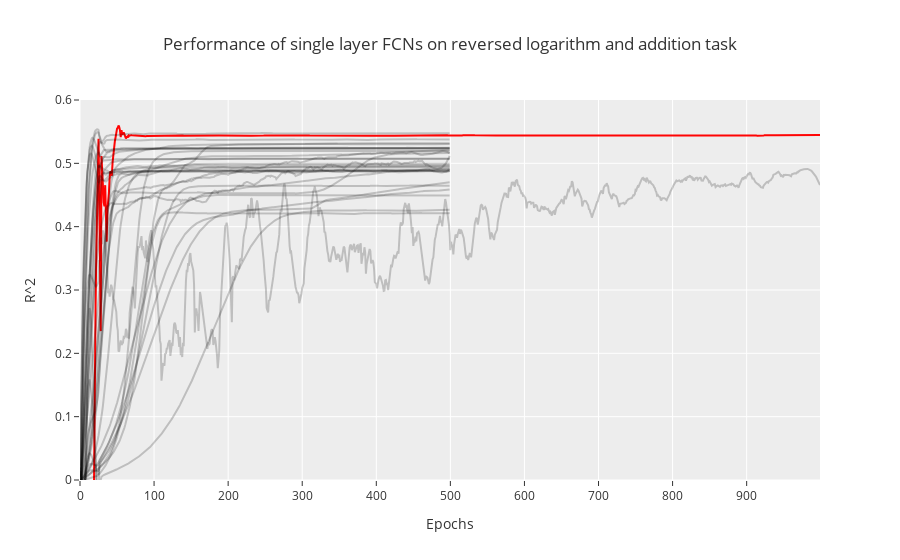

The code cell stored with this chart in its notebook:
### Code cell
import plotly.graph_objects as go
from scipy import signal

f2_all = get_json_logs(DIRS[2])
f2_all += get_json_logs(DIRS[1])
f2_all += get_json_logs(DIRS[3])


fig = go.Figure()

for f in f2_all:
    model_name = f['config_name'].split('-')[-1]

    line_color = "rgba(0,0,0,0.2)"
    if model_name == '50000_nodes_lr_0_001': line_color = "rgba(255,4,4,1)"
    fig.add_trace(
      go.Scatter(y=signal.savgol_filter(f['r2'], 51, 4),
                mode='lines',
                name=model_name,
                hovertemplate =
                  'R^2: %{y:.2f}<br>' +
                  'Epoch: %{x}<br>' +
                  'Highest mutiplicant: 100',
                line=dict(
                  color=line_color,   
                ),
                showlegend=False)
    )

fig.update_layout(
    title="Performance of single layer FCNs on reversed logarithm and addition task",
    xaxis_title="Epochs",
    yaxis_title="R^2",
    # legend_title="Model",
    yaxis_range=[0.0, 0.6],
    template="ggplot2"
)

fig.show()
fig.write_html("r2_plot_single_layer.html")

### Figure 1 — Plotly figure (JSON) as saved in the notebook; plotly's stock layout.template omitted (floating-point values rounded to 4 significant figures; data arrays with more than 128 entries replaced by an {"elided": "..."} marker saying what was removed)
{"data": [{"hovertemplate": "R^2: %{y:.2f}<br>Epoch: %{x}<br>Highest mutiplicant: 100", "line": {"color": "rgba(255,4,4,1)"}, "mode": "lines", "name": "50000_nodes_lr_0_001", "showlegend": false, "type": "scatter", "y": {"elided": "1000 float values"}}, {"hovertemplate": "R^2: %{y:.2f}<br>Epoch: %{x}<br>Highest mutiplicant: 100", "line": {"color": "rgba(0, 0, 0, 0.2)"}, "mode": "lines", "name": "50000_nodes_lr_0_0001", "showlegend": false, "type": "scatter", "y": {"elided": "1000 float values"}}, {"hovertemplate": "R^2: %{y:.2f}<br>Epoch: %{x}<br>Highest mutiplicant: 100", "line": {"color": "rgba(0, 0, 0, 0.2)"}, "mode": "lines", "name": "10_nodes", "showlegend": false, "type": "scatter", "y": {"elided": "500 float values"}}, {"hovertemplate": "R^2: %{y:.2f}<br>Epoch: %{x}<br>Highest mutiplicant: 100", "line": {"color": "rgba(0, 0, 0, 0.2)"}, "mode": "lines", "name": "20_nodes", "showlegend": false, "type": "scatter", "y": {"elided": "500 float values"}}, {"hovertemplate": "R^2: %{y:.2f}<br>Epoch: %{x}<br>Highest mutiplicant: 100", "line": {"color": "rgba(0, 0, 0, 0.2)"}, "mode": "lines", "name": "50_nodes", "showlegend": false, "type": "scatter", "y": {"elided": "500 float values"}}, {"hovertemplate": "R^2: %{y:.2f}<br>Epoch: %{x}<br>Highest mutiplicant: 100", "line": {"color": "rgba(0, 0, 0, 0.2)"}, "mode": "lines", "name": "100_nodes", "showlegend": false, "type": "scatter", "y": {"elided": "500 float values"}}, {"hovertemplate": "R^2: %{y:.2f}<br>Epoch: %{x}<br>Highest mutiplicant: 100", "line": {"color": "rgba(0, 0, 0, 0.2)"}, "mode": "lines", "name": "500_nodes", "showlegend": false, "type": "scatter", "y": {"elided": "500 float values"}}, {"hovertemplate": "R^2: %{y:.2f}<br>Epoch: %{x}<br>Highest mutiplicant: 100", "line": {"color": "rgba(0, 0, 0, 0.2)"}, "mode": "lines", "name": "1000_nodes", "showlegend": false, "type": "scatter", "y": {"elided": "500 float values"}}, {"hovertemplate": "R^2: %{y:.2f}<br>Epoch: %{x}<br>Highest mutiplicant: 100", "line": {"color": "rgba(0, 0, 0, 0.2)"}, "mode": "lines", "name": "10_10_nodes_0_0001", "showlegend": false, "type": "scatter", "y": {"elided": "500 float values"}}, {"hovertemplate": "R^2: %{y:.2f}<br>Epoch: %{x}<br>Highest mutiplicant: 100", "line": {"color": "rgba(0, 0, 0, 0.2)"}, "mode": "lines", "name": "10_50_nodes_0_0001", "showlegend": false, "type": "scatter", "y": {"elided": "500 float values"}}, {"hovertemplate": "R^2: %{y:.2f}<br>Epoch: %{x}<br>Highest mutiplicant: 100", "line": {"color": "rgba(0, 0, 0, 0.2)"}, "mode": "lines", "name": "10_100_nodes_0_0001", "showlegend": false, "type": "scatter", "y": {"elided": "500 float values"}}, {"hovertemplate": "R^2: %{y:.2f}<br>Epoch: %{x}<br>Highest mutiplicant: 100", "line": {"color": "rgba(0, 0, 0, 0.2)"}, "mode": "lines", "name": "10_500_nodes_0_0001", "showlegend": false, "type": "scatter", "y": {"elided": "500 float values"}}, {"hovertemplate": "R^2: %{y:.2f}<br>Epoch: %{x}<br>Highest mutiplicant: 100", "line": {"color": "rgba(0, 0, 0, 0.2)"}, "mode": "lines", "name": "10_1000_nodes_0_0001", "showlegend": false, "type": "scatter", "y": {"elided": "500 float values"}}, {"hovertemplate": "R^2: %{y:.2f}<br>Epoch: %{x}<br>Highest mutiplicant: 100", "line": {"color": "rgba(0, 0, 0, 0.2)"}, "mode": "lines", "name": "50_10_nodes_0_0001", "showlegend": false, "type": "scatter", "y": {"elided": "500 float values"}}, {"hovertemplate": "R^2: %{y:.2f}<br>Epoch: %{x}<br>Highest mutiplicant: 100", "line": {"color": "rgba(0, 0, 0, 0.2)"}, "mode": "lines", "name": "50_50_nodes_0_0001", "showlegend": false, "type": "scatter", "y": {"elided": "500 float values"}}, {"hovertemplate": "R^2: %{y:.2f}<br>Epoch: %{x}<br>Highest mutiplicant: 100", "line": {"color": "rgba(0, 0, 0, 0.2)"}, "mode": "lines", "name": "50_100_nodes_0_0001", "showlegend": false, "type": "scatter", "y": {"elided": "500 float values"}}, {"hovertemplate": "R^2: %{y:.2f}<br>Epoch: %{x}<br>Highest mutiplicant: 100", "line": {"color": "rgba(0, 0, 0, 0.2)"}, "mode": "lines", "name": "50_500_nodes_0_0001", "showlegend": false, "type": "scatter", "y": {"elided": "500 float values"}}, {"hovertemplate": "R^2: %{y:.2f}<br>Epoch: %{x}<br>Highest mutiplicant: 100", "line": {"color": "rgba(0, 0, 0, 0.2)"}, "mode": "lines", "name": "50_1000_nodes_0_0001", "showlegend": false, "type": "scatter", "y": {"elided": "500 float values"}}, {"hovertemplate": "R^2: %{y:.2f}<br>Epoch: %{x}<br>Highest mutiplicant: 100", "line": {"color": "rgba(0, 0, 0, 0.2)"}, "mode": "lines", "name": "100_10_nodes_0_0001", "showlegend": false, "type": "scatter", "y": {"elided": "500 float values"}}, {"hovertemplate": "R^2: %{y:.2f}<br>Epoch: %{x}<br>Highest mutiplicant: 100", "line": {"color": "rgba(0, 0, 0, 0.2)"}, "mode": "lines", "name": "100_50_nodes_0_0001", "showlegend": false, "type": "scatter", "y": {"elided": "500 float values"}}, {"hovertemplate": "R^2: %{y:.2f}<br>Epoch: %{x}<br>Highest mutiplicant: 100", "line": {"color": "rgba(0, 0, 0, 0.2)"}, "mode": "lines", "name": "100_100_nodes_0_0001", "showlegend": false, "type": "scatter", "y": {"elided": "500 float values"}}, {"hovertemplate": "R^2: %{y:.2f}<br>Epoch: %{x}<br>Highest mutiplicant: 100", "line": {"color": "rgba(0, 0, 0, 0.2)"}, "mode": "lines", "name": "100_500_nodes_0_0001", "showlegend": false, "type": "scatter", "y": {"elided": "500 float values"}}, {"hovertemplate": "R^2: %{y:.2f}<br>Epoch: %{x}<br>Highest mutiplicant: 100", "line": {"color": "rgba(0, 0, 0, 0.2)"}, "mode": "lines", "name": "100_1000_nodes_0_0001", "showlegend": false, "type": "scatter", "y": {"elided": "500 float values"}}, {"hovertemplate": "R^2: %{y:.2f}<br>Epoch: %{x}<br>Highest mutiplicant: 100", "line": {"color": "rgba(0, 0, 0, 0.2)"}, "mode": "lines", "name": "500_10_nodes_0_0001", "showlegend": false, "type": "scatter", "y": {"elided": "500 float values"}}, {"hovertemplate": "R^2: %{y:.2f}<br>Epoch: %{x}<br>Highest mutiplicant: 100", "line": {"color": "rgba(0, 0, 0, 0.2)"}, "mode": "lines", "name": "500_50_nodes_0_0001", "showlegend": false, "type": "scatter", "y": {"elided": "500 float values"}}, {"hovertemplate": "R^2: %{y:.2f}<br>Epoch: %{x}<br>Highest mutiplicant: 100", "line": {"color": "rgba(0, 0, 0, 0.2)"}, "mode": "lines", "name": "500_100_nodes_0_0001", "showlegend": false, "type": "scatter", "y": {"elided": "500 float values"}}, {"hovertemplate": "R^2: %{y:.2f}<br>Epoch: %{x}<br>Highest mutiplicant: 100", "line": {"color": "rgba(0, 0, 0, 0.2)"}, "mode": "lines", "name": "500_500_nodes_0_0001", "showlegend": false, "type": "scatter", "y": {"elided": "500 float values"}}, {"hovertemplate": "R^2: %{y:.2f}<br>Epoch: %{x}<br>Highest mutiplicant: 100", "line": {"color": "rgba(0, 0, 0, 0.2)"}, "mode": "lines", "name": "500_1000_nodes_0_0001", "showlegend": false, "type": "scatter", "y": {"elided": "500 float values"}}, {"hovertemplate": "R^2: %{y:.2f}<br>Epoch: %{x}<br>Highest mutiplicant: 100", "line": {"color": "rgba(0, 0, 0, 0.2)"}, "mode": "lines", "name": "1000_10_nodes_0_0001", "showlegend": false, "type": "scatter", "y": {"elided": "500 float values"}}, {"hovertemplate": "R^2: %{y:.2f}<br>Epoch: %{x}<br>Highest mutiplicant: 100", "line": {"color": "rgba(0, 0, 0, 0.2)"}, "mode": "lines", "name": "1000_50_nodes_0_0001", "showlegend": false, "type": "scatter", "y": {"elided": "500 float values"}}, {"hovertemplate": "R^2: %{y:.2f}<br>Epoch: %{x}<br>Highest mutiplicant: 100", "line": {"color": "rgba(0, 0, 0, 0.2)"}, "mode": "lines", "name": "1000_100_nodes_0_0001", "showlegend": false, "type": "scatter", "y": {"elided": "500 float values"}}, {"hovertemplate": "R^2: %{y:.2f}<br>Epoch: %{x}<br>Highest mutiplicant: 100", "line": {"color": "rgba(0, 0, 0, 0.2)"}, "mode": "lines", "name": "1000_500_nodes_0_0001", "showlegend": false, "type": "scatter", "y": {"elided": "500 float values"}}, {"hovertemplate": "R^2: %{y:.2f}<br>Epoch: %{x}<br>Highest mutiplicant: 100", "line": {"color": "rgba(0, 0, 0, 0.2)"}, "mode": "lines", "name": "1000_1000_nodes_0_0001", "showlegend": false, "type": "scatter", "y": {"elided": "500 float values"}}], "layout": {"autosize": true, "title": {"text": "Performance of single layer FCNs on reversed logarithm and addition task"}, "xaxis": {"autorange": true, "range": [0, 999], "title": {"text": "Epochs"}}, "yaxis": {"range": [0, 0.6], "title": {"text": "R^2"}, "type": "linear"}}}
